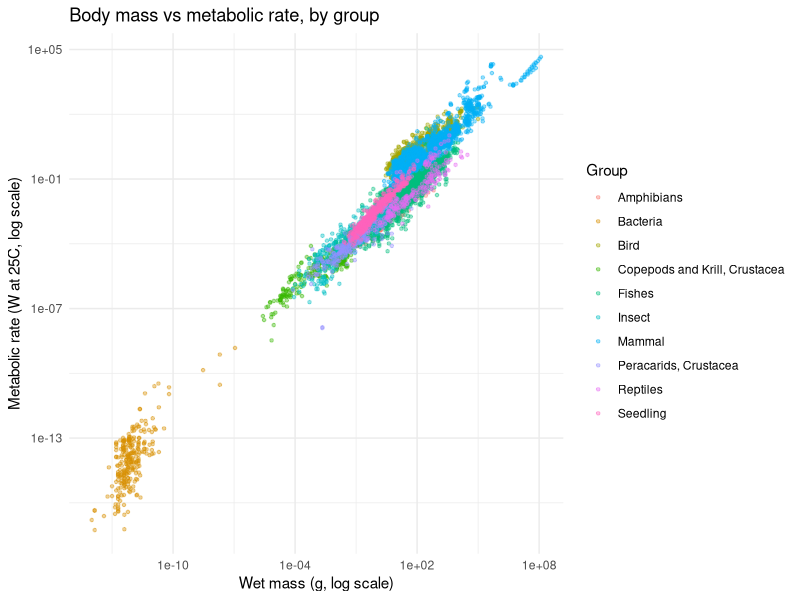
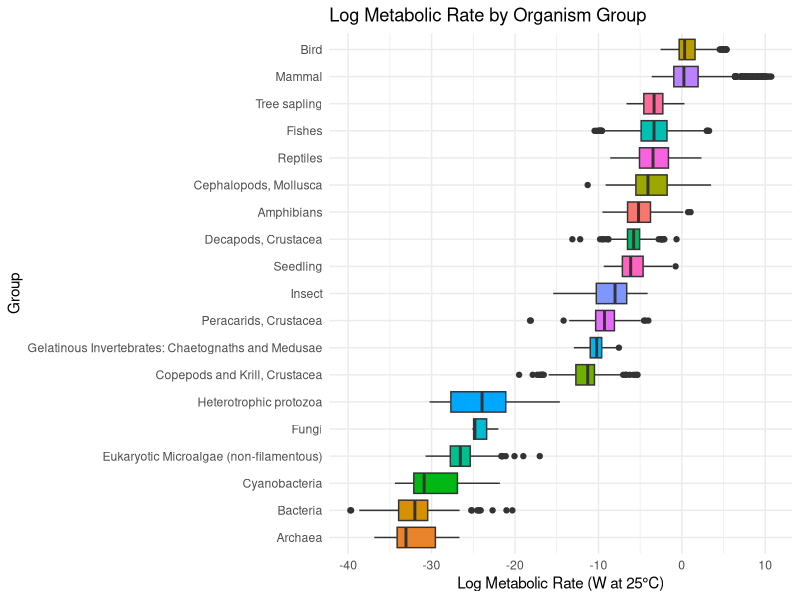

Here is the R script that generated these plots, in order:
## ---- chunk 1
library(tidyverse)
library(readxl)

metabolic_data <- read_excel("pnas.2303764120.sd01.xlsx", sheet = "Metabolic_Data")

clean_data <- metabolic_data %>%
  filter(!is.na(`Metabolic Rate (W, at 25C)`),
         !is.na(`Wet Mass (g)`),
         `Wet Mass (g)` > 0,
         `Metabolic Rate (W, at 25C)` > 0,
         !is.na(Group))

# How many measurements per group?
clean_data %>%
  count(Group, sort = TRUE) %>%
  head(10)
## ---- chunk 2
top_groups <- clean_data %>%
  count(Group, sort = TRUE) %>%
  slice_head(n = 10) %>%
  pull(Group)

viz_data <- clean_data %>%
  filter(Group %in% top_groups)

ggplot(viz_data, aes(x = `Wet Mass (g)`, y = `Metabolic Rate (W, at 25C)`,
                     color = Group)) +
  geom_point(alpha = 0.4, size = 0.9) +
  scale_x_log10() +
  scale_y_log10() +
  labs(title = "Body mass vs metabolic rate, by group",
       x = "Wet mass (g, log scale)",
       y = "Metabolic rate (W at 25C, log scale)") +
  theme_minimal()
## ---- chunk 3
ggplot(clean_data, aes(x = reorder(Group, log(`Metabolic Rate (W, at 25C)`), median),
                        y = log(`Metabolic Rate (W, at 25C)`), fill = Group)) +
  geom_boxplot(show.legend = FALSE) +
  coord_flip() +
  labs(title = "Log Metabolic Rate by Organism Group",
       x = "Group",
       y = "Log Metabolic Rate (W at 25°C)") +
  theme_minimal()
## ---- chunk 4
clean_data <- metabolic_data %>%
  filter(!is.na(`Metabolic Rate (W, at 25C)`),
         !is.na(`Wet Mass (g)`),
         !is.na(Group)) %>%
  mutate(log_metabolic_rate = log(`Metabolic Rate (W, at 25C)`),
         log_mass = log(`Wet Mass (g)`),
         Group = as.factor(Group))
## ---- chunk 5
library(caret)
library(class)

## Prepare data
model_data <- clean_data %>%
  select(Group, log_metabolic_rate, log_mass) %>%
  drop_na()

## Train/test split
set.seed(380)
train_index <- createDataPartition(model_data$Group, p = 0.8, list = FALSE)
train_data <- model_data[train_index, ]
test_data <- model_data[-train_index, ]

## Run kNN with k=5
train_x <- train_data %>% select(log_metabolic_rate, log_mass)
test_x <- test_data %>% select(log_metabolic_rate, log_mass)
train_y <- train_data$Group

knn_preds <- knn(train_x, test_x, train_y, k = 5)
knn_acc <- mean(knn_preds == test_data$Group)
cat("kNN Accuracy:", round(knn_acc * 100, 2), "%")
## ---- chunk 6
## Load all necessary packages
library(readxl)
metabolic_data <- read_excel("pnas.2303764120.sd01.xlsx", sheet = "Metabolic_Data")
